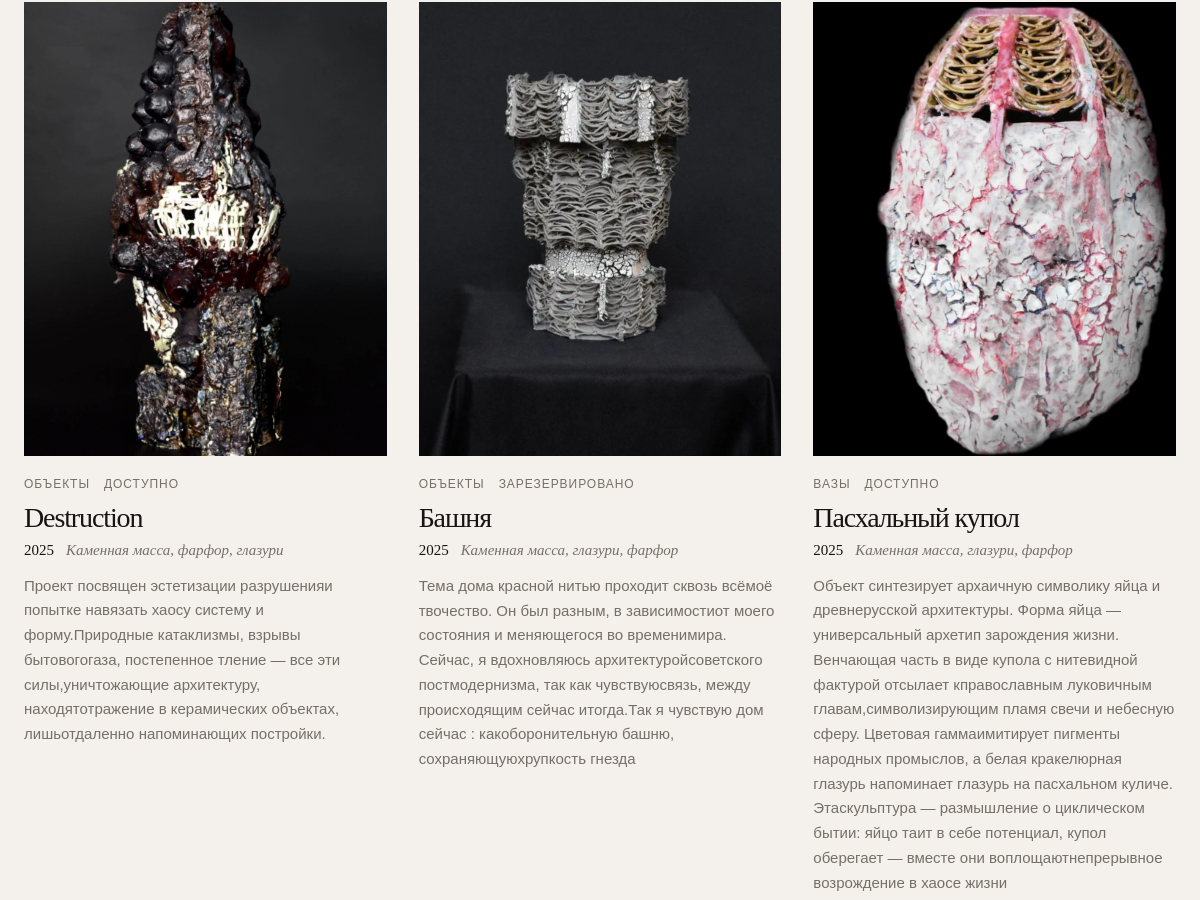
The app's page /catalog (middle part), older data.
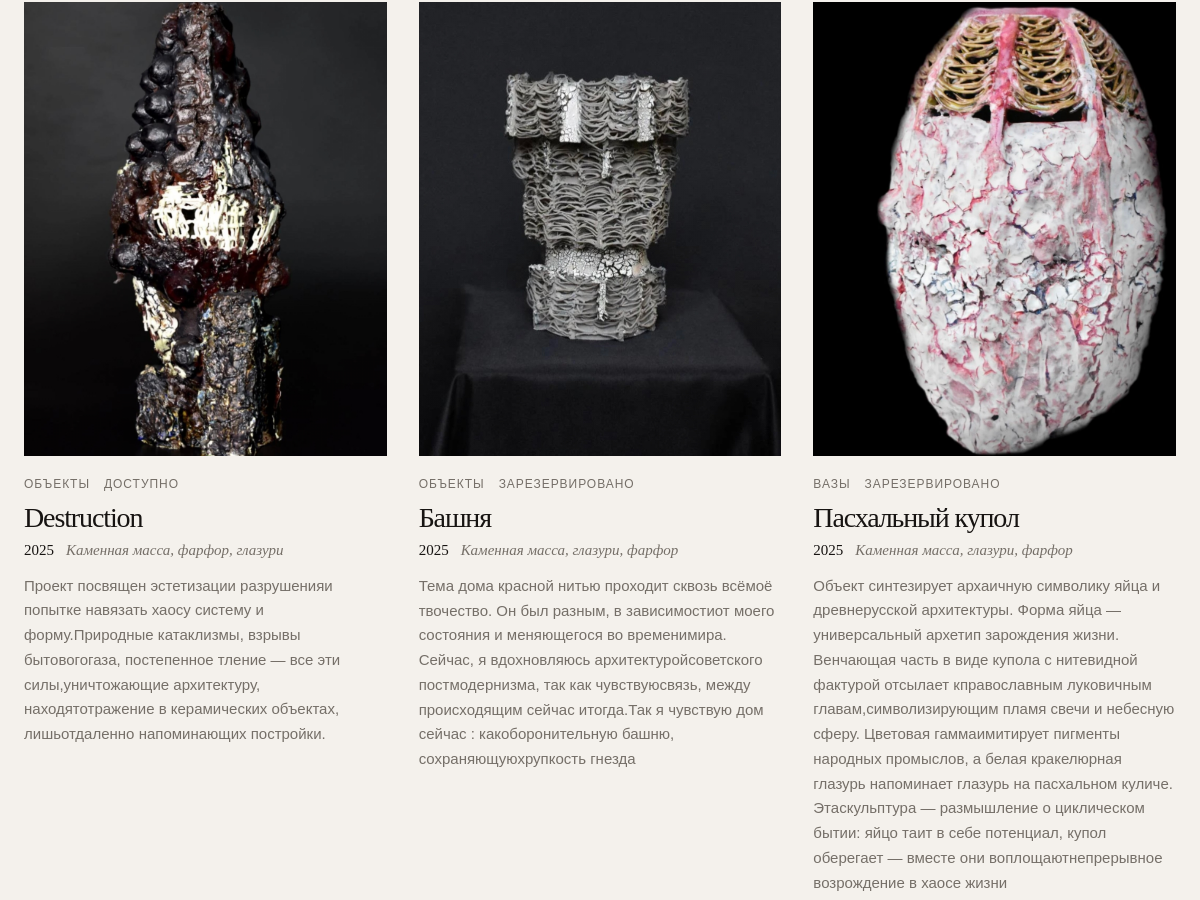
The same page, newer data.
### tables this page shows
CREATE TABLE products (
    id TEXT PRIMARY KEY,
    name TEXT NOT NULL,
    description TEXT,
    price INTEGER NOT NULL,
    status TEXT NOT NULL DEFAULT 'available',
    img TEXT,
    category_id INTEGER,
    year INTEGER,
    materials TEXT NOT NULL DEFAULT 'Каменная масса',
    is_visible INTEGER NOT NULL DEFAULT 1,
    is_for_sale INTEGER NOT NULL DEFAULT 1,
    is_archived INTEGER NOT NULL DEFAULT 0,
    is_featured INTEGER NOT NULL DEFAULT 0,
    FOREIGN KEY (category_id) REFERENCES categories(id)
    );

CREATE TABLE categories (
    id INTEGER PRIMARY KEY AUTOINCREMENT,
    name TEXT NOT NULL UNIQUE,
    slug TEXT NOT NULL UNIQUE,
    description TEXT
    );

### routes/main.py (the view)
@main_bp.route("/catalog")
def catalog():
    category_slug = request.args.get("category")
    sort_by = request.args.get("sort_by", "name")
    order = request.args.get("order", "ASC").upper()
    search_query = request.args.get("q", "").strip()
    tag_slug = request.args.get("tag", "")
    categories = get_all_categories()
    current_category = None
    if category_slug:
        current_category = get_category_by_slug(category_slug)
        if not current_category:
            flash("Категория не найдена", "error")
            return redirect(url_for("main.catalog"))
    tag = None
    if tag_slug:
        tag = get_tag_by_slug(tag_slug)
        if not tag:
            flash("Тег не найден", "error")
            return redirect(url_for("main.catalog"))
        products = get_products_by_tag_slug(tag_slug)
    else:
        products = get_all_products(category_slug, sort_by, order, search_query)
    return render_template(
        "catalog.html",
        products=products,
        tag=tag,
        categories=categories,
        current_category=current_category,
        current_sort=sort_by,
        current_order=order,
        current_tag=tag_slug,
        category_slug=category_slug,
        search_query=search_query,
        product_statuses=PRODUCT_STATUSES
    )

### database/categories.py (called while the page is built)
def get_all_categories():
    conn = get_db_connection()
    categories = conn.execute("SELECT * FROM categories ORDER BY name").fetchall()
    conn.close()
    return categories

### database/connection.py (called while the page is built)
def get_db_connection():
    database_path = current_app.config["DATABASE"]
    conn = sqlite3.connect(database_path)
    conn.execute("PRAGMA foreign_keys = ON")
    conn.row_factory = sqlite3.Row
    return conn

### services/cart_service.py (called while the page is built)
def get_cart(session):
    return session.get("cart", {})

def get_cart_count(session):
    cart = get_cart(session)
    return sum(cart.values())

### templates/catalog.html (shortened to what this page needs)
{% extends 'base.html' %}
{% block content %}
	<section class="catalog-page">
		{% if products %}
		<div class="works-grid">
			{% for product in products %}
				<article class="work-card">
					<a href="{{ url_for('main.product_page', product_id=product.id) }}" class="work-card__image-link">
						{% if product.img %}
							<img src="{{ product.img }}" alt="{{ product.name }}" class="work-card__image">
						{% else %}
							<div class="work-card__image-placeholder">
								Нет изображения
							</div>
						{% endif %}
					</a>
					<div class="work-card__body">
						<div class="work-card__meta">
							{% if product.category_name %}
								<span>{{ product.category_name }}</span>
							{% endif %}
							{% if product.status %}
								<span>
									{% if product.status == 'available' %}
										доступно
									{% elif product.status == 'sold' %}
										продано
									{% elif product.status == 'reserved' %}
										зарезервировано
									{% else %}
										{{ product.status }}
									{% endif %}
								</span>
							{% endif %}
						</div>
						<h2 class="work-card__title">
							<a href="{{ url_for('main.product_page', product_id=product.id) }}">
								{{ product.name }}
							</a>
						</h2>
						{% if product.year or product.materials %}
							<div class="work-card__details">
								{% if product.year %}
									<span class="work-card__year">{{ product.year }}</span>
								{% endif %}
								{% if product.materials %}
									<span class="work-card__materials">{{ product.materials }}</span>
								{% endif %}
							</div>
						{% endif %}
						{% if product.description %}
							<p class="work-card__description">
								{{ product.description }}
							</p>
						{% endif %}
					</div>
				</article>
			{% endfor %}
		</div>
	{% endif %}
	</section>
{% endblock %}

### templates/base.html (shortened to what this page needs)
<!DOCTYPE html>
<html lang="ru">
<head>
	<link rel="stylesheet" href="{{ url_for('static', filename='css/style.css') }}">
</head>
<body>
	<main class="site-main">
		<div class="site-container">
			{% block content %}{% endblock %}
		</div>
	</main>
</body>
</html>

### static/css/style.css (style rules this page uses)
:root { --color-bg: #f4f1ec; --color-text: #171412; --color-muted: #756f68; --color-line: #d8d0c6; --color-dark: #151515; --color-clay: #8f4637; --font-serif: Georgia, "Times New Roman", serif; --font-sans: Arial, Helvetica, sans-serif; --container-width: 1280px; --container-padding: 24px; }
* { box-sizing: border-box; }
html { width: 100%; -webkit-text-size-adjust: 100%; text-size-adjust: 100%; scroll-behavior: smooth; }
html, body { width: 100%; overflow-x: hidden; }
body, h1, h2, h3, h4, p, figure { margin: 0; }
body { min-height: 100vh; background: var(--color-bg); color: var(--color-text); font-family: var(--font-sans); line-height: 1.5; }
img { display: block; max-width: 100%; }
a { color: inherit; }
.site-container { width: 100%; max-width: var(--container-width); margin: 0 auto; padding-left: var(--container-padding); padding-right: var(--container-padding); }
.site-main { padding: 64px 0 0; }
.catalog-page { padding-bottom: 40px; }
.works-grid { display: grid; grid-template-columns: repeat(3, minmax(0, 1fr)); gap: 56px 32px; }
.work-card { min-width: 0; }
.work-card__image-link { display: block; margin-bottom: 20px; background: var(--color-dark); overflow: hidden; text-decoration: none; }
.work-card__image { width: 100%; aspect-ratio: 4/5; object-fit: cover; object-position: center; transition: transform 0.5s ease; }
.work-card__body { display: grid; gap: 8px; }
.work-card__meta { display: flex; flex-wrap: wrap; gap: 8px 14px; color: var(--color-muted); font-size: 12px; line-height: 1.4; letter-spacing: 0.08em; text-transform: uppercase; }
.work-card__title { margin-top: 2px; font-family: var(--font-serif); font-size: 28px; font-weight: 400; line-height: 1.05; letter-spacing: -0.04em; }
.work-card__title a { text-decoration: none; }
.work-card__details { display: flex; flex-wrap: wrap; gap: 6px 12px; align-items: baseline; max-width: 380px; color: var(--color-muted); font-family: var(--font-serif); font-size: 15px; line-height: 1.45; }
.work-card__year { color: var(--color-text); font-style: normal; }
.work-card__materials { font-style: italic; }
.work-card__description { max-width: 380px; margin-top: 4px; color: var(--color-muted); font-size: 14px; line-height: 1.65; }
.work-card__description { max-width: 380px; color: var(--color-muted); font-size: 15px; line-height: 1.65; }

Row changes from the older to the newer data that the page shows:
changed products "Пасхальный купол": status "ДОСТУПНО" → "ЗАРЕЗЕРВИРОВАНО"
